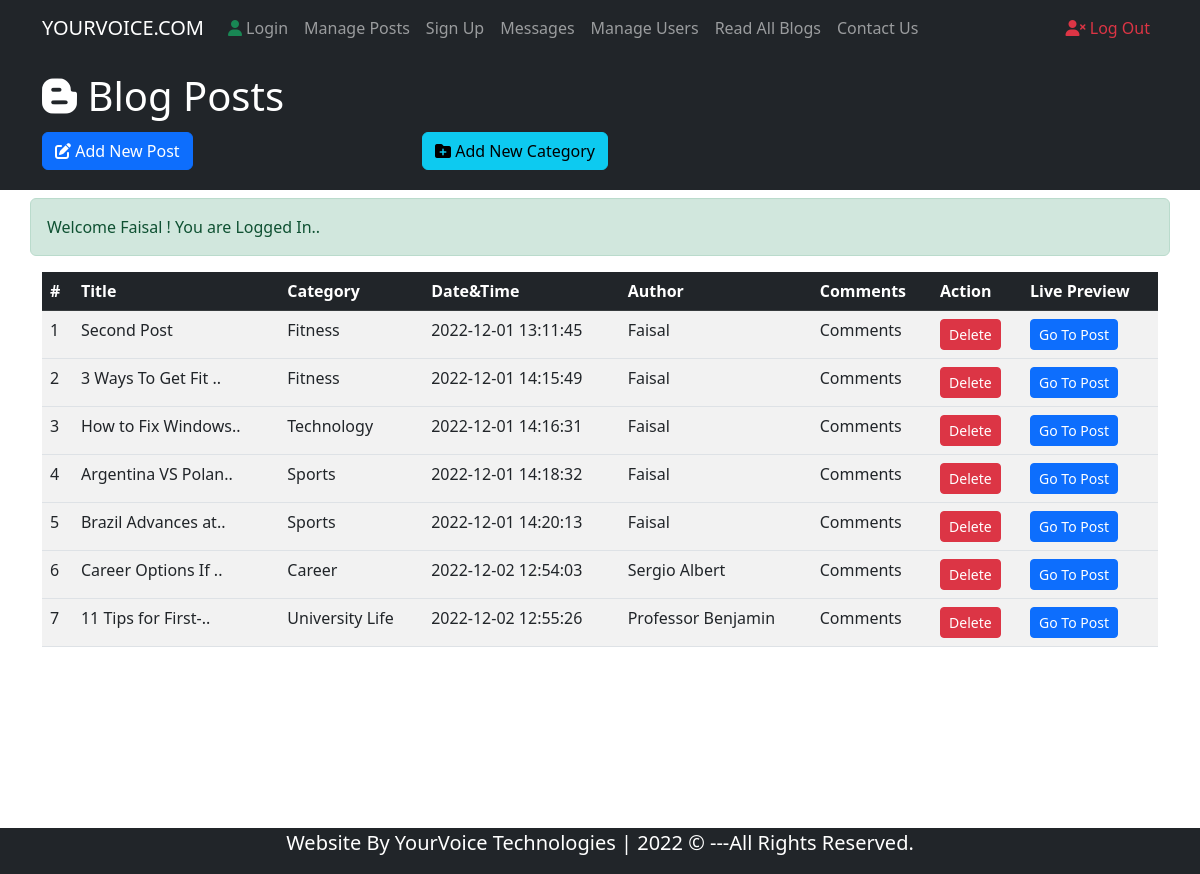
Page /Posts.php (signed in) on the committed database.
### tables this page shows
CREATE TABLE `posts` (
  `id` int(10) NOT NULL,
  `datetime` varchar(50) NOT NULL,
  `title` varchar(300) NOT NULL,
  `category` varchar(50) NOT NULL,
  `author` varchar(50) NOT NULL,
  `post` varchar(5000) NOT NULL
);

### Posts.php (the view, shortened to what this page needs)
<?php
require_once("includes/Sessions.php");
?>
<html lang="en">
<head>
    <link href="https://cdn.jsdelivr.net/npm/bootstrap@5.2.3/dist/css/bootstrap.min.css" rel="stylesheet">
    <link href="css/styles.css" rel="stylesheet">
</head>
<body>
    <nav class="navbar navbar-expand-lg navbar-dark bg-dark">
        <div class="container">
            <a href="#" class="navbar-brand">YOURVOICE.COM</a>
            <div class="collapse navbar-collapse" id="navbarcollapseBMS">
            <ul class="navbar-nav mr-auto">
                <li class="nav-item">
                    <a href="LoginUser.php" class="nav-link"><i class="fa-solid fa-user text-success"></i> Login</a>
                </li>
                <li class="nav-item">
                    <a href="Posts.php" class="nav-link">Manage Posts</a>
                </li>
                <li class="nav-item">
                    <a href="RegisterUser.php" class="nav-link">Sign Up</a>
                </li>
                <li class="nav-item">
                    <a href="ContactMessages.php" class="nav-link">Messages</a>
                </li>
                <li class="nav-item">
                    <a href="ManageUsers.php" class="nav-link">Manage Users</a>
                </li>
                <li class="nav-item">
                    <a href="Blog.php" class="nav-link">Read All Blogs</a>
                </li>
                <li class="nav-item">
                    <a href="ContactUs.php" class="nav-link">Contact Us</a>
                </li>
            </ul>
            <ul class="navbar-nav ml-auto">
                <li class="nav-item">
                    <a href="LogOut.php" class="nav-link text-danger"><i class="fa-solid fa-user-xmark"></i> Log Out</a>
                </li>
            </ul>
            </div>
        </div>
    </nav>
    <header class="bg-dark text-white py-3">
        <div class="container">
            <div class="row">
                <div class="col-md-12 mb-1">
                    <h1><i class="fa-brands fa-blogger-b"></i> Blog Posts</h1>
                </div>
                <div class="col-lg-4">
                    <a href="AddNewPost.php" class="btn btn-primary mb-1">
                    <i class="fa-solid fa-pen-to-square"></i> Add New Post
                    </a>
                </div>
                <div class="col-lg-3">
                    <a href="Categories.php" class="btn btn-info mb-1">
                    <i class="fa-solid fa-folder-plus"></i> Add New Category
                    </a>
                </div>
            </div>
        </div>
    </header>
    <section class="container py-2 mb-4">
        <div class="row">
        <?php echo ErrorMessage(); echo SuccessMessage(); ?>
            <div class="col-lg-12" style="min-height:500px">
                <table class="table table-striped table-hover">
                    <thead class="table-dark">
                    <tr>
                        <th>#</th>
                        <th>Title</th>
                        <th>Category</th>
                        <th>Date&Time</th>
                        <th>Author</th>
                        <th>Comments</th>
                        <th>Action</th>
                        <th>Live Preview</th>
                    </tr>
                    </thead>
                    <?php
                    global $ConnectingDB;
                    $sql = "SELECT * FROM posts";
                    $stmt = $ConnectingDB->query($sql);
                    $SerialNumber = 0;
                    while ($DataRows = $stmt->fetch()){
                        $Id = $DataRows["id"];
                        $DateTime = $DataRows["datetime"];
                        $PostTitle = $DataRows["title"];
                        $Category = $DataRows["category"];
                        $Admin = $DataRows["author"];
                        $SerialNumber++;
                    ?>
                    <tbody>
                    <tr>
                        <td><?php echo $SerialNumber ?></td>
                        <td><?php if(strlen($PostTitle)>20){
                            $PostTitle = substr($PostTitle,0,18)."..";
                        }
                        echo $PostTitle; ?></td>
                        <td><?php echo $Category; ?></td>
                        <td><?php echo $DateTime; ?></td>
                        <td><?php echo $Admin; ?></td>
                        <td>Comments</td>
                        <td><a href="DeletePost.php?id=<?php echo $Id; ?>"><span class="btn btn-danger btn-sm">Delete</span></a></td>
                        <td><a href="FullPost.php?id=<?php echo $Id ?>" target="_blank"><span class="btn btn-primary btn-sm">Go To Post</span></a></td>
                    </tr>
                    </tbody>
                    <?php } ?>
                </table>
            </div>
        </div>
    </section>
    <br>
    <footer class="bg-dark text-white">
        <div class="container">
            <div class="row">
                <div class="col">
                    <p class="lead text-center">Website By YourVoice Technologies | 2022 &copy; ---All Rights Reserved. </p>
                </div>
            </div>
        </div>
    </footer>
</body>
</html>

### css/styles.css (style rules this page uses)
.mr-auto { margin-right: auto; }
.ml-auto { margin-left: auto; }

### rows in the picture
posts: title "Second Post", category "Fitness", datetime "2022-12-01 13:11:45", author "Faisal"
posts: title "3 Ways To Get Fit ..", category "Fitness", datetime "2022-12-01 14:15:49", author "Faisal"
posts: title "How to Fix Windows..", category "Technology", datetime "2022-12-01 14:16:31", author "Faisal"
posts: title "Argentina VS Polan..", category "Sports", datetime "2022-12-01 14:18:32", author "Faisal"
posts: title "Brazil Advances at..", category "Sports", datetime "2022-12-01 14:20:13", author "Faisal"
posts: title "Career Options If ..", category "Career", datetime "2022-12-02 12:54:03", author "Sergio Albert"
posts: title "11 Tips for First-..", category "University Life", datetime "2022-12-02 12:55:26", author "Professor Benjamin"

### other values in the picture
SuccessMessage() "Welcome Faisal ! You are Logged In.."
